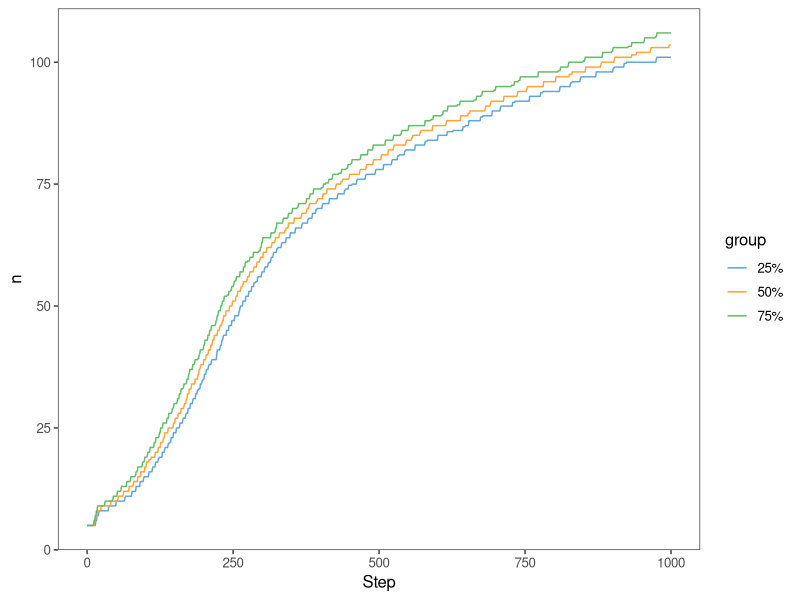

Write R code to recreate this figure.
## ---- chunk 1
knitr::opts_chunk$set(
	message = FALSE,
	warning = FALSE,
	collapse = TRUE
)

library("tidyverse")

theme_set(ggthemes::theme_few())

## ---- chunk 2
data = read_csv("data/2023-06-01.csv")

## ---- chunk 3
data %>% 
  group_by(Step) %>% 
  summarise(  n = list(quantile(n))) %>% 
  mutate( group = list(c("0%", "25%", "50%", "75%", "100%"))) %>% 
  unnest() %>% 
  ungroup() %>%
  filter(group != "0%") %>% 
  filter(group != "100%") %>% 
  ggplot(aes(x=Step, y=n, colour=group)) +
    geom_line() +
    ggthemes::scale_colour_few()
  

